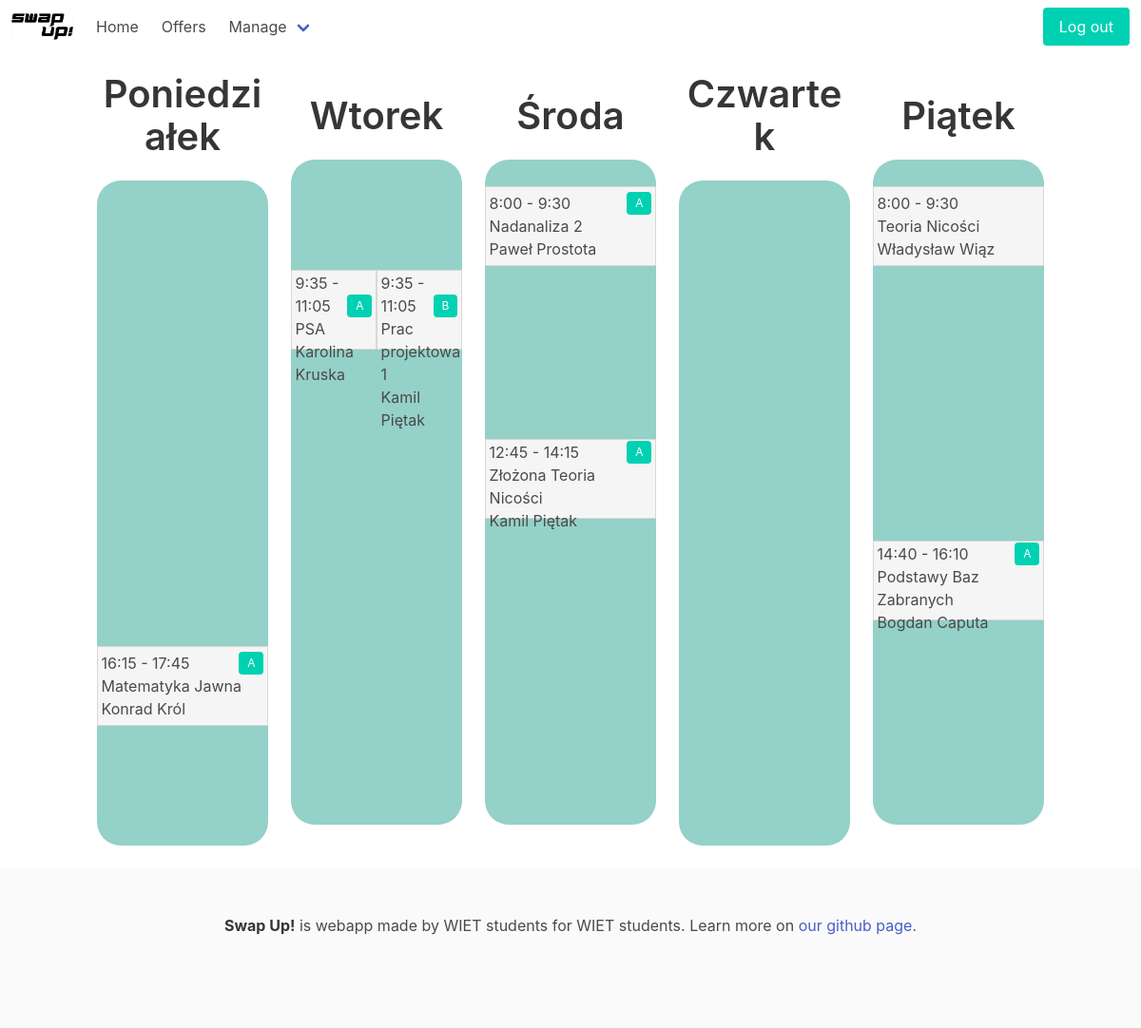
The page /exchange/schedule/ (signed in) on the database its author committed.
### exchange/models.py (models this page shows, shortened)
class Subject(models.Model):
    name = models.CharField(max_length=30, null=True)
    category = models.CharField(max_length=30, null=True)
    path = models.CharField(max_length=30, choices=PATHS, null=True)
    semester = models.IntegerField(choices=Semester.choices, null=True)
    mandatory = models.BooleanField(null=True)

class Teacher(models.Model):
    TITLES = [
        ('inż.', 'inżynier'),
        ('mgr. inż.', 'magister inżynier'),
        ('dr.', 'doktor'),
        ('dr. inż.', 'doktor inżynier')
    ]
    name = models.CharField(max_length=60, null=True)
    title = models.CharField(max_length=30, choices=TITLES, null=True)

### exchange/views.py (the view)
# urls.py: path('schedule/', views.schedule, name='schedule'),
@login_required
def schedule(request):
    current_user = request.user
    student = Student.objects.get(user=current_user)
    schedule = {
        'Pn': [], 'Wt': [], 'Śr': [], 'Czw': [], 'Pt': []
    }
    week = ['Poniedziałek', 'Wtorek', 'Środa', 'Czwartek', 'Piątek']
    context = {}
    for c in student.list_of_classes.all():
        class_dict = create_class_dict(c)
        count_collisions(c, class_dict, schedule)
    arrange_horizontal_position(schedule)
    context = [{'schedule': schedule['Pn'], 'name': 'Poniedziałek'},
               {'schedule': schedule['Wt'], 'name': 'Wtorek'},
               {'schedule': schedule['Śr'], 'name': 'Środa'},
               {'schedule': schedule['Czw'], 'name': 'Czwartek'},
               {'schedule': schedule['Pt'], 'name': 'Piątek'}
               ]
    return render(request, 'exchange/schedule.html', {'context': context})

### exchange/service.py (called while the page is built)
def shorten_subject_name(name, level):
    levels_max_sizes = {1:40, 2:20, 3:14, 4: 9}
    words = name.split(" ")
    if level >= 5:
        if len(words) == 2 and words[1].isnumeric():
            return words[0][0:5] + "" + words[1]
        if len(words) == 1:
            return words[0][0:7]
        return "".join(e[0] for e in name.split())
    if len(name) > levels_max_sizes[level]:
        to_cut = len(name) - levels_max_sizes[level]
        if len(words) == 2:
            return strip_two_words(words,to_cut)
        if len(words) == 3 and words[2].isnumeric():
            return strip_two_words(words, to_cut) + " " + words[2]
        return "".join(e[0] for e in name.split())
    return name

def strip_two_words(words, to_cut):
    if (len(words[0])>= to_cut + 3) and words[0][2] not in ('a', 'e', 'i', 'o', 'u'):
        words[0] = words[0][0:3]
        return " ".join((words[0],words[1],str(number)))
    to_cut -= (len(words[0]) - 4)
    words[0] = words[0][0:4]
    words[1] = words[1][0: (len(words[1]) - to_cut)]
    return " ".join((words[0],words[1]))

def shorten_time(time, level):
    if level >= 4:
        return time[0:5]
    else:
        return time

def shorten_teacher(teacher, level):
    levels_max_sizes = {1:40, 2:20, 3:14, 4: 9, 5: 6}
    if level>=6:
        return teacher.split(" ")[0][0] + "." + teacher.split(" ")[1][0] + "."
    if  len(teacher) > levels_max_sizes[level]:
        teacher = teacher.split(" ")[0][0] + " " + teacher.split(" ")[1]
    if len(teacher) > levels_max_sizes[level]:
        if '-' in teacher.split(" ")[1]:
            teacher = teacher.split(" ")[0][0] + " " + teacher.split(" ")[1].split("-")[0][0] + "-" +  teacher.split(" ")[1].split("-")[1]
    return teacher[0:levels_max_sizes[level]]

def shorten(subject, time, teacher, level):
    subject_short, time_short, teacher_short = subject, time, teacher
    try:
        subject_short = shorten_subject_name(subject, level)
        time_short = shorten_time(time, level)
        teacher_short = shorten_teacher(teacher, level)
    finally:
        return subject_short, time_short, teacher_short

### exchange/templates/exchange/schedule.html (shortened to what this page needs)
{% extends 'base.html' %}
{% block content %}
{% load static %}
    <div class="columns is-vcentered is-centered">
        {% for day  in context %}
        <div class='column is-2'>
            <p class="title is-2 has-text-centered">{{day.name}}</p>
            <div class='day_container'>
                {% for class in day.schedule %}
                    <button name='schedule_button_old' value={{class.id | safe}} class="subject_container"
                     onclick="showModal( {{class.id | safe}}, 'You selected {{class.subject_name}}, {{day.name}} {{class.time}} with {{class.teacher}}. Are you sure?')"
                      style="top: {{class.top | safe}}%; bottom: {{class.bottom | safe }}%; left: {{class.left |safe}}%; width: {{class.width | safe}}%">
                        <div>
                            <div class="is-11"><span>{{class.short_time}}</span>
                                {% if class.week %} <span class="tag is-primary" style="float:right">{{class.week}}</span> {% endif %}
                            </div>
                            <div>{{class.short_subject_name}} </div>
                            <div>{{class.short_teacher}} </div>
                        </div>
                    </button>
                {% endfor %}
            </div>
        </div>
        {% endfor %}
    </div>
<div class='container'>
    <div class='columns is-mobile is-centered'>
        <div class='column is-4'>
        </div>
    </div>
</div>
{% endblock %}

### exchange/static/exchange/main.css (style rules this page uses)
.day_container { position: relative; background-color: red; height: 1000px; }

### exchange/templates/exchange/schedule.html (style rules this page uses)
.day_container { position: relative; background-color: hsl(171, 40%, 70%) ; height: 100vh; max-height:700px; border-radius: 25px; }
.subject_container { position: absolute; opacity: 1; padding-right: 2%; padding-left: 2%; background: whitesmoke; color: inherit; border: none; font: inherit; cursor: pointer; outline: inherit; text-align: inherit; border-width: 1px; border-style: solid; border-color: rgba(0, 0, 0, 0.116); }

### rows shown on the page
Subject: short_subject_name "Matematyka Jawna"
Teacher: short_teacher "Konrad Król"
Teacher: short_teacher "Karolina Kruska"
Teacher: short_teacher "Kamil Piętak" "Kamil Piętak"
Subject: short_subject_name "Złożona Teoria Nicości"
Subject: short_subject_name "Nadanaliza 2"
Teacher: short_teacher "Paweł Prostota"
Subject: short_subject_name "Teoria Nicości"
Teacher: short_teacher "Władysław Wiąz"
Subject: short_subject_name "Podstawy Baz Zabranych"
Teacher: short_teacher "Bogdan Caputa"

### other values the page prints
{{ day.name }} "Poniedziałek" "Wtorek" "Środa" "Czwartek" "Piątek"
{{ class.short_time }} "16:15 - 17:45" "9:35 - 11:05" "9:35 - 11:05" "12:45 - 14:15" "8:00 - 9:30" "8:00 - 9:30" "14:40 - 16:10"
{{ class.week }} "A" "A" "B" "A" "A" "A"
{{ class.short_subject_name }} "PSA" "Prac projektowa 1"
